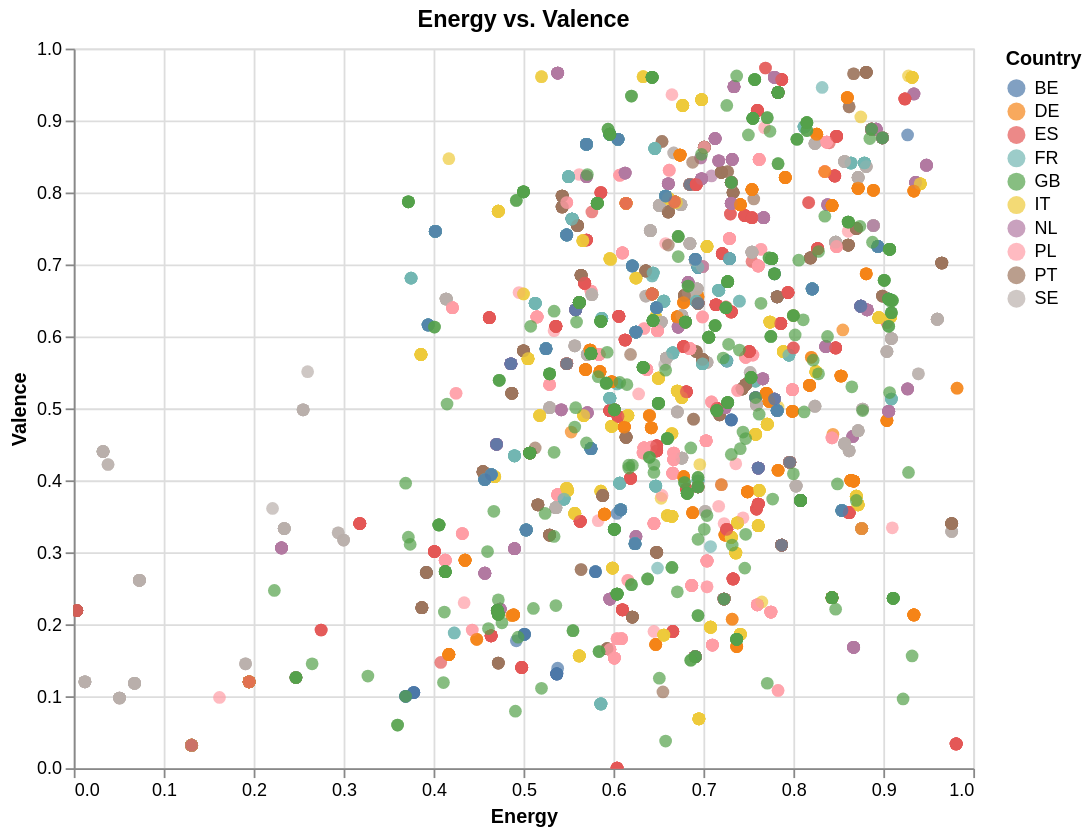

The code cell stored with this chart in its notebook:
### Code cell
chart = alt.Chart(df).mark_circle(size=50, opacity=0.7).encode(
    x=alt.X('energy', title='Energy'),
    y=alt.Y('valence', title='Valence'),
    color=alt.Color('country', legend=alt.Legend(title='Country')),
    tooltip=['country', 'artists_list', 'energy', 'valence']).properties(
    title='Energy vs. Valence',
    width=500,
    height=400).interactive()
chart

### Figure 1 — Vega-Lite specification as saved in the notebook (floating-point values rounded to 4 significant figures; data arrays with more than 128 entries replaced by an {"elided": "..."} marker saying what was removed)
{"config": {"view": {"continuousWidth": 300, "continuousHeight": 300}}, "data": {"name": "data-cb89050445799fa4c90f0a2902cdf865"}, "mark": {"type": "circle", "opacity": 0.7, "size": 50}, "encoding": {"color": {"field": "country", "legend": {"title": "Country"}, "type": "nominal"}, "tooltip": [{"field": "country", "type": "nominal"}, {"field": "artists_list", "type": "nominal"}, {"field": "energy", "type": "quantitative"}, {"field": "valence", "type": "quantitative"}], "x": {"field": "energy", "title": "Energy", "type": "quantitative"}, "y": {"field": "valence", "title": "Valence", "type": "quantitative"}}, "height": 400, "params": [{"name": "param_1e9efca18e7a2868", "select": {"type": "interval", "encodings": ["x", "y"]}, "bind": "scales"}], "title": "Energy vs. Valence", "width": 500, "$schema": "https://vega.github.io/schema/vega-lite/v6.1.0.json", "datasets": {"data-cb89050445799fa4c90f0a2902cdf865": {"elided": "5000 records"}}}
